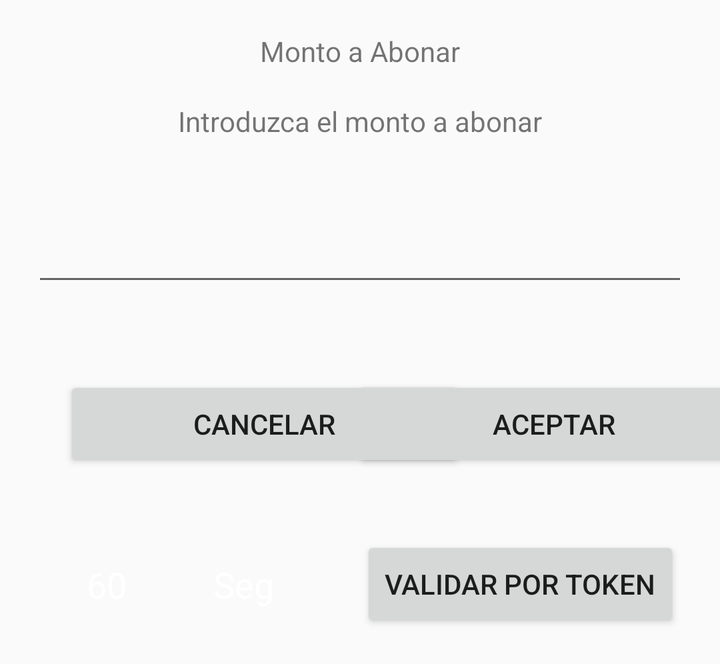
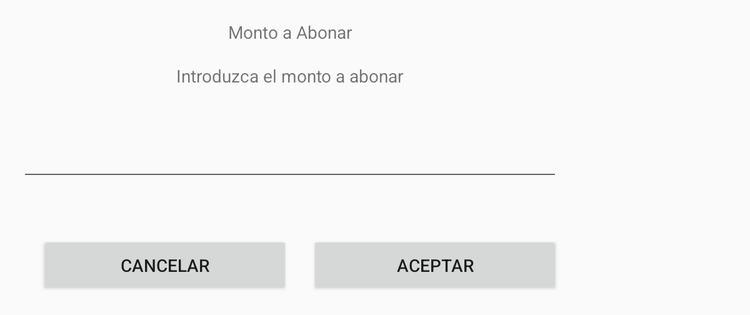

Two renders of one Android screen. The first uses the default layout on a phone; the second uses the alternative layout the repository ships for a different screen configuration, on a matching device. The two XML files are below.
<!-- AndroidManifest.xml: application theme Theme.AppCompat.Light.NoActionBar -->
<!-- res/layout/input_dialog_layout.xml -->
<?xml version="1.0" encoding="utf-8"?>
<androidx.constraintlayout.widget.ConstraintLayout xmlns:android="http://schemas.android.com/apk/res/android"
    xmlns:app="http://schemas.android.com/apk/res-auto"
    xmlns:tools="http://schemas.android.com/tools"
    android:layout_width="wrap_content"
    android:layout_height="wrap_content"
    android:background="?attr/fondo_dialogs"
    android:orientation="vertical">

    <TextView
        android:id="@+id/dialogTitle"
        style="?attr/estilo_textview_dialog_title"
        android:layout_width="wrap_content"
        android:layout_height="wrap_content"
        android:layout_marginTop="16dp"
        android:text="Monto a Abonar"
        app:layout_constraintEnd_toEndOf="parent"
        app:layout_constraintStart_toStartOf="parent"
        app:layout_constraintTop_toTopOf="parent" />

    <TextView
        android:id="@+id/dialogMessage"
        style="?attr/estilo_textview_dialog_message"
        android:layout_width="wrap_content"
        android:layout_height="wrap_content"
        android:layout_marginTop="16dp"
        android:text="@string/cargo"
        app:layout_constraintEnd_toEndOf="parent"
        app:layout_constraintStart_toStartOf="parent"
        app:layout_constraintTop_toBottomOf="@+id/dialogTitle" />

    <EditText
        android:id="@+id/inputEditText"
        style="?estilos_edittext_dialog"
        android:layout_width="0dp"
        android:layout_height="50dp"
        android:layout_marginStart="16dp"
        android:layout_marginTop="28dp"
        android:layout_marginEnd="16dp"
        android:inputType="number|numberDecimal"
        app:layout_constraintEnd_toEndOf="parent"
        app:layout_constraintHorizontal_bias="0.0"
        app:layout_constraintStart_toStartOf="parent"
        app:layout_constraintTop_toBottomOf="@+id/dialogMessage" />

    <Button
        android:id="@+id/cancelarButton"
        style="?attr/estilo_botones_dialog"
        android:layout_width="200dp"
        android:layout_height="wrap_content"
        android:layout_marginStart="16dp"
        android:layout_marginTop="40dp"
        android:layout_marginBottom="16dp"
        android:text="Cancelar"
        app:layout_constraintBottom_toTopOf="@+id/buttonToken"
        app:layout_constraintStart_toStartOf="@+id/inputEditText"
        app:layout_constraintTop_toBottomOf="@+id/inputEditText"
        app:layout_constraintVertical_bias="0.0" />

    <Button
        android:id="@+id/aceptarButton"
        style="?attr/estilo_botones_dialog"
        android:layout_width="200dp"
        android:layout_height="wrap_content"
        android:layout_marginStart="16dp"
        android:text="Aceptar"
        app:layout_constraintEnd_toEndOf="@+id/inputEditText"
        app:layout_constraintHorizontal_bias="0.687"
        app:layout_constraintStart_toEndOf="@+id/cancelarButton"
        app:layout_constraintTop_toTopOf="@+id/cancelarButton" />

    <ProgressBar
        android:id="@+id/progressBarNip"
        style="?android:attr/progressBarStyle"
        android:layout_width="wrap_content"
        android:layout_height="wrap_content"
        android:layout_marginTop="16dp"
        android:layout_marginBottom="16dp"
        android:visibility="gone"
        app:layout_constraintBottom_toBottomOf="parent"
        app:layout_constraintEnd_toEndOf="parent"
        app:layout_constraintStart_toStartOf="parent"
        app:layout_constraintTop_toBottomOf="@+id/dialogMessage"
        app:layout_constraintVertical_bias="0.3" />

    <Button
        android:id="@+id/buttonToken"
        style="?attr/estilo_botones_dialog"
        android:layout_width="wrap_content"
        android:layout_height="wrap_content"
        android:layout_marginStart="97dp"
        android:layout_marginTop="16dp"
        android:layout_marginBottom="16dp"
        android:text="Validar por token"
        android:visibility="visible"
        app:layout_constraintBottom_toBottomOf="parent"
        app:layout_constraintEnd_toEndOf="parent"
        app:layout_constraintStart_toEndOf="@+id/contadorText"
        app:layout_constraintTop_toBottomOf="@+id/cancelarButton" />

    <TextView
        android:id="@+id/contadorText"
        android:layout_width="wrap_content"
        android:layout_height="wrap_content"
        android:text="60"
        android:textColor="#FFFFFF"
        android:textSize="18sp"
        app:layout_constraintBottom_toBottomOf="@+id/buttonToken"
        app:layout_constraintEnd_toStartOf="@+id/textView23"
        app:layout_constraintStart_toStartOf="parent"
        app:layout_constraintTop_toTopOf="@+id/buttonToken" />

    <TextView
        android:id="@+id/textView23"
        android:layout_width="wrap_content"
        android:layout_height="wrap_content"
        android:text="Seg"
        android:textColor="#FFFFFF"
        android:textSize="18sp"
        app:layout_constraintBottom_toBottomOf="@+id/buttonToken"
        app:layout_constraintEnd_toStartOf="@+id/buttonToken"
        app:layout_constraintStart_toEndOf="@+id/contadorText"
        app:layout_constraintTop_toTopOf="@+id/buttonToken" />

</androidx.constraintlayout.widget.ConstraintLayout>
<!-- resources referenced by this layout -->
<resources>
  <string name="cargo">Introduzca el monto a abonar</string>
</resources>
<!-- res/layout-large/input_dialog_layout.xml (the repository's variant of the layout above) -->
<!-- drawn on a 7-inch tablet held upright -->
<?xml version="1.0" encoding="utf-8"?>
<androidx.constraintlayout.widget.ConstraintLayout xmlns:android="http://schemas.android.com/apk/res/android"
    xmlns:app="http://schemas.android.com/apk/res-auto"
    xmlns:tools="http://schemas.android.com/tools"
    android:layout_width="wrap_content"
    android:layout_height="wrap_content"
    android:background="?attr/fondo_dialogs"
    android:orientation="vertical">

    <TextView
        android:id="@+id/dialogTitle"
        style="?attr/estilo_textview_dialog_title"
        android:layout_width="wrap_content"
        android:layout_height="wrap_content"
        android:layout_marginTop="16dp"
        android:text="Monto a Abonar"
        app:layout_constraintEnd_toEndOf="parent"
        app:layout_constraintStart_toStartOf="parent"
        app:layout_constraintTop_toTopOf="parent" />

    <TextView
        android:id="@+id/dialogMessage"
        style="?attr/estilo_textview_dialog_message"
        android:layout_width="wrap_content"
        android:layout_height="wrap_content"
        android:layout_marginTop="16dp"
        android:text="@string/cargo"
        app:layout_constraintEnd_toEndOf="parent"
        app:layout_constraintStart_toStartOf="parent"
        app:layout_constraintTop_toBottomOf="@+id/dialogTitle" />

    <EditText
        android:id="@+id/inputEditText"
        style="?estilos_edittext_dialog"
        android:layout_width="0dp"
        android:layout_height="50dp"
        android:layout_marginStart="16dp"
        android:layout_marginTop="28dp"
        android:layout_marginEnd="16dp"
        android:inputType="number|numberDecimal"
        app:layout_constraintEnd_toEndOf="parent"
        app:layout_constraintHorizontal_bias="0.0"
        app:layout_constraintStart_toStartOf="parent"
        app:layout_constraintTop_toBottomOf="@+id/dialogMessage" />

    <Button
        android:id="@+id/cancelarButton"
        style="?attr/estilo_botones_dialog"
        android:layout_width="200dp"
        android:layout_height="wrap_content"
        android:layout_marginStart="16dp"
        android:layout_marginTop="40dp"
        android:layout_marginBottom="16dp"
        android:text="Cancelar"
        app:layout_constraintBottom_toTopOf="@+id/buttonToken"
        app:layout_constraintStart_toStartOf="@+id/inputEditText"
        app:layout_constraintTop_toBottomOf="@+id/inputEditText"
        app:layout_constraintVertical_bias="0.0" />

    <Button
        android:id="@+id/aceptarButton"
        style="?attr/estilo_botones_dialog"
        android:layout_width="200dp"
        android:layout_height="wrap_content"
        android:layout_marginStart="16dp"
        android:text="Aceptar"
        app:layout_constraintEnd_toEndOf="@+id/inputEditText"
        app:layout_constraintHorizontal_bias="0.687"
        app:layout_constraintStart_toEndOf="@+id/cancelarButton"
        app:layout_constraintTop_toTopOf="@+id/cancelarButton" />

    <ProgressBar
        android:id="@+id/progressBarNip"
        style="?android:attr/progressBarStyle"
        android:layout_width="wrap_content"
        android:layout_height="wrap_content"
        android:layout_marginTop="16dp"
        android:layout_marginBottom="16dp"
        android:visibility="gone"
        app:layout_constraintBottom_toBottomOf="parent"
        app:layout_constraintEnd_toEndOf="parent"
        app:layout_constraintStart_toStartOf="parent"
        app:layout_constraintTop_toBottomOf="@+id/dialogMessage"
        app:layout_constraintVertical_bias="0.3" />

    <Button
        android:id="@+id/buttonToken"
        android:layout_width="wrap_content"
        android:layout_height="wrap_content"
        android:layout_marginBottom="16dp"
        android:text="Validar por token"
        android:visibility="gone"
        app:layout_constraintBottom_toBottomOf="parent"
        app:layout_constraintEnd_toEndOf="parent"
        app:layout_constraintStart_toStartOf="parent" />

    <TextView
        android:id="@+id/contadorText"
        android:layout_width="wrap_content"
        android:layout_height="wrap_content"
        android:layout_marginTop="16dp"
        android:layout_marginEnd="1dp"
        android:layout_marginBottom="16dp"
        android:text="60"
        android:textSize="18sp"
        android:visibility="gone"
        app:layout_constraintBottom_toBottomOf="parent"
        app:layout_constraintEnd_toStartOf="@+id/textView26"
        app:layout_constraintStart_toStartOf="parent"
        app:layout_constraintTop_toBottomOf="@+id/cancelarButton" />

    <TextView
        android:id="@+id/textView26"
        android:layout_width="wrap_content"
        android:layout_height="wrap_content"
        android:layout_marginStart="1dp"
        android:layout_marginTop="16dp"
        android:layout_marginEnd="2dp"
        android:layout_marginBottom="16dp"
        android:text="Seg"
        android:visibility="gone"
        app:layout_constraintBottom_toBottomOf="parent"
        app:layout_constraintEnd_toStartOf="@+id/buttonToken"
        app:layout_constraintStart_toEndOf="@+id/contadorText"
        app:layout_constraintTop_toBottomOf="@+id/cancelarButton" />

</androidx.constraintlayout.widget.ConstraintLayout>
